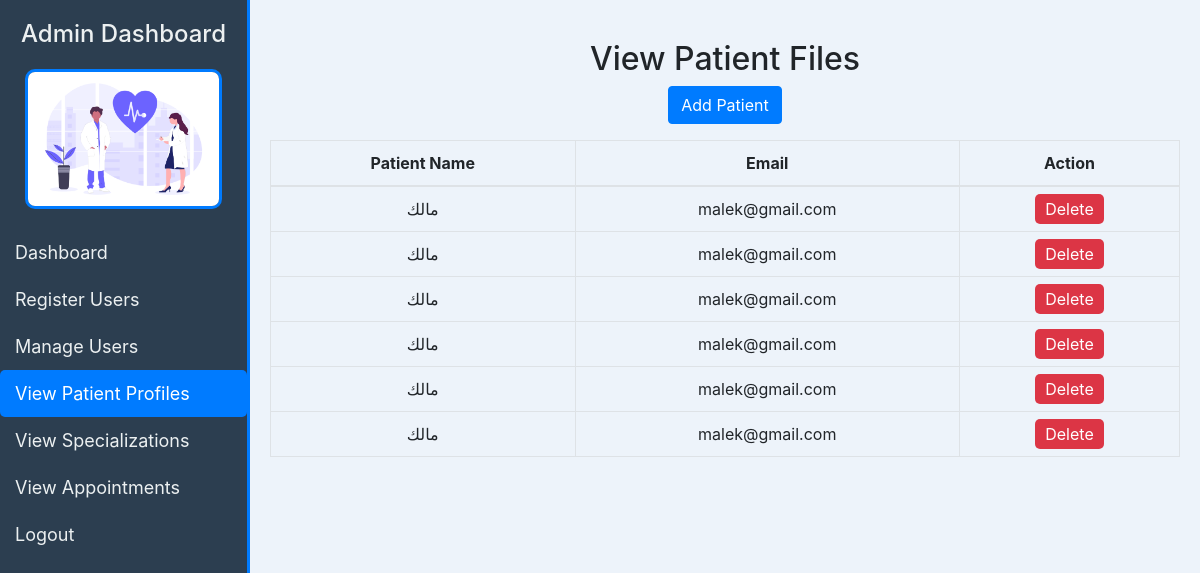
Screenshot of /admin/viewPatientProfiles.php (signed in) with the database file from the repository.
### tables this page shows
CREATE TABLE `patient_histories` (
  `id` int(11) NOT NULL,
  `age` int(11) NOT NULL,
  `disease` varchar(255) NOT NULL,
  `patient_id` int(11) NOT NULL
);

CREATE TABLE `users` (
  `id` int(11) NOT NULL,
  `name` varchar(255) NOT NULL,
  `email` varchar(255) NOT NULL,
  `password` varchar(255) NOT NULL,
  `phone` varchar(255) NOT NULL,
  `role_id` int(11) NOT NULL
);

### admin/viewPatientProfiles.php (the view, shortened to what this page needs)
<?php include 'sidebar.php';
include("../conn.php");
$sql_patients = "SELECT id, age, patient_id FROM patient_histories ORDER BY id DESC ";
$query_patients = mysqli_query($conn, $sql_patients);
?>
<!DOCTYPE html>
<html lang="en">
<head>
    <link href="https://maxcdn.bootstrapcdn.com/bootstrap/4.5.2/css/bootstrap.min.css" rel="stylesheet">
</head>
<body>
<?php
if (!@include('sidebar.php')) {
    error_log('Failed to include sidebar.php');
    echo '<div class="alert alert-danger">Sidebar navigation failed to load</div>';
}
?>
    <div class="main-content">
        <div class="content-header">
            <h2>View Patient Files</h2>
            <button class="btn btn-primary mb-3" onclick="showForm()">Add Patient</button>
        </div>
        <div class="table-container">
            <table class="table table-striped table-bordered">
                <thead>
                    <tr>
                        <th>Patient Name</th>
                        <th>Email</th>
                        <th>Action</th>
                    </tr>
                </thead>
                <tbody id="patientTableBody">
                    <?php foreach($query_patients as $row_patients){
                        $patient_id = $row_patients['patient_id'];
                        $sql_patient = "SELECT * FROM users WHERE id = $patient_id";
                        $query_patient = mysqli_query($conn, $sql_patient);
                        foreach($query_patient as $row_patient)
                        {
                            $patient_name = $row_patient['name'];
                            $patient_email = $row_patient['email'];
                        }
                    ?>
                    <tr>
                        <td><?= $patient_name; ?></td>
                        <td><?= $patient_email; ?></td>
                        <td>
                            <a class="btn-delete" href="patient_profile_delete.php?id=<?= $row_patients['id']; ?>">Delete</a>
                        </td>
                    </tr>
                    <?php } ?>
                </tbody>
            </table>
        </div>
    </div>
</body>
</html>

### admin/sidebar.php (shortened to what this page needs)
<div class="sidebar">
        <h4 class="text-center">Admin Dashboard</h4>
        <img src="../assets/image1.png" alt="Admin Image">
        <a href="adminindex.php">Dashboard</a>
        <a href="../register.php">Register Users</a>
        <a href="manageUsers.php">Manage Users</a>
        <a href="viewPatientProfiles.php" class="active">View Patient Profiles</a>
        <a href="viewMedicalHistory.php">View Specializations</a>
        <a href="viewAppointments.php">View Appointments</a>
        <a href="logout.php">Logout</a>
    </div>

### admin/sidebar.php (style rules this page uses)
body { direction: ltr; text-align: left; background-color: #edf3fa; }
.sidebar { height: 100vh; width: 250px; background-color: #2c3e50; position: fixed; top: 0; left: 0; padding-top: 20px; color: #ecf0f1; border-right: 3px solid #007bff; }
.sidebar img { width: 80%; margin: 0 auto 20px; border-radius: 10px; border: 3px solid #007bff; display: block; }
.sidebar a { padding: 10px 15px; text-decoration: none; font-size: 18px; color: #ecf0f1; display: block; }
th, td { text-align: center; background: #edf3fa; }
.btn-delete { background-color: #dc3545; color: #fff; border: none; padding: 5px 10px; border-radius: 5px; cursor: pointer; }

### admin/viewPatientProfiles.php (style rules this page uses)
body { direction: ltr; text-align: left; background-color: #edf3fa; }
.sidebar { height: 100vh; width: 250px; position: fixed; background-color: #1d2124; color: #fff; padding-top: 20px; z-index: 100; border-right: 3px solid #007bff; }
.sidebar h4 { text-align: center; margin-bottom: 20px; }
.sidebar img { display: block; width: 80%; margin: 0 auto 20px auto; border-radius: 10px; border: 3px solid #007bff; }
.sidebar a { color: #adb5bd; text-decoration: none; display: block; padding: 15px 20px; transition: 0.3s; }
.sidebar a:hover, .sidebar a.active { background-color: #007bff; color: #fff; border-radius: 5px; }
.main-content { margin-left: 250px; padding: 20px; }
.content-header { margin-top: 20px; text-align: center; }
th, td { text-align: center; background: #edf3fa; }
.btn-delete { background-color: #dc3545; color: #fff; border: none; padding: 5px 10px; border-radius: 5px; cursor: pointer; }

### rows the page displays
patient_histories: patient.name "مالك", patient.email "malek@gmail.com"
patient_histories: patient.name "مالك", patient.email "malek@gmail.com"
patient_histories: patient.name "مالك", patient.email "malek@gmail.com"
patient_histories: patient.name "مالك", patient.email "malek@gmail.com"
patient_histories: patient.name "مالك", patient.email "malek@gmail.com"
patient_histories: patient.name "مالك", patient.email "malek@gmail.com"
